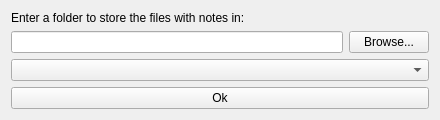
<?xml version="1.0" encoding="UTF-8"?>
<ui version="4.0">
 <class>GetDirDialogue</class>
 <widget class="QWidget" name="GetDirDialogue">
  <property name="geometry">
   <rect>
    <x>0</x>
    <y>0</y>
    <width>440</width>
    <height>120</height>
   </rect>
  </property>
  <property name="windowTitle">
   <string>Choose a working directory</string>
  </property>
  <layout class="QVBoxLayout" name="verticalLayout_2">
   <item>
    <layout class="QVBoxLayout" name="verticalLayout">
     <item>
      <widget class="QLabel" name="headLabel">
       <property name="text">
        <string>Enter a folder to store the files with notes in:</string>
       </property>
      </widget>
     </item>
     <item>
      <layout class="QHBoxLayout" name="horizontalLayout">
       <item>
        <widget class="QLineEdit" name="lineEdit"/>
       </item>
       <item>
        <widget class="QPushButton" name="browseButton">
         <property name="text">
          <string>Browse...</string>
         </property>
        </widget>
       </item>
      </layout>
     </item>
     <item>
      <widget class="QComboBox" name="comboBoxChooseLanguage"/>
     </item>
     <item>
      <widget class="QPushButton" name="okButton">
       <property name="text">
        <string>Ok</string>
       </property>
       <property name="shortcut">
        <string>Return</string>
       </property>
      </widget>
     </item>
    </layout>
   </item>
  </layout>
  <action name="actionEscape">
   <property name="text">
    <string>Escape</string>
   </property>
   <property name="toolTip">
    <string>Close the window</string>
   </property>
   <property name="shortcut">
    <string>Esc</string>
   </property>
  </action>
 </widget>
 <resources/>
 <connections>
  <connection>
   <sender>okButton</sender>
   <signal>clicked()</signal>
   <receiver>GetDirDialogue</receiver>
   <slot>input_done()</slot>
   <hints>
    <hint type="sourcelabel">
     <x>339</x>
     <y>139</y>
    </hint>
    <hint type="destinationlabel">
     <x>101</x>
     <y>134</y>
    </hint>
   </hints>
  </connection>
  <connection>
   <sender>actionEscape</sender>
   <signal>triggered()</signal>
   <receiver>GetDirDialogue</receiver>
   <slot>close()</slot>
   <hints>
    <hint type="sourcelabel">
     <x>-1</x>
     <y>-1</y>
    </hint>
    <hint type="destinationlabel">
     <x>219</x>
     <y>80</y>
    </hint>
   </hints>
  </connection>
  <connection>
   <sender>browseButton</sender>
   <signal>clicked()</signal>
   <receiver>GetDirDialogue</receiver>
   <slot>get_dir_dialogue()</slot>
   <hints>
    <hint type="sourcelabel">
     <x>399</x>
     <y>64</y>
    </hint>
    <hint type="destinationlabel">
     <x>360</x>
     <y>79</y>
    </hint>
   </hints>
  </connection>
 </connections>
 <slots>
  <slot>input_done()</slot>
  <slot>get_dir_dialogue()</slot>
 </slots>
</ui>
